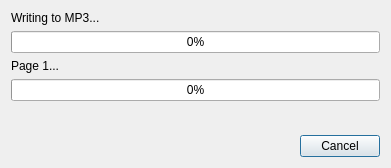
<?xml version="1.0" encoding="UTF-8"?>
<ui version="4.0">
 <class>SaveMP3ByPageDialog</class>
 <widget class="QDialog" name="SaveMP3ByPageDialog">
  <property name="windowModality">
   <enum>Qt::ApplicationModal</enum>
  </property>
  <property name="geometry">
   <rect>
    <x>0</x>
    <y>0</y>
    <width>391</width>
    <height>168</height>
   </rect>
  </property>
  <property name="windowTitle">
   <string>Saving By Page</string>
  </property>
  <property name="windowIcon">
   <iconset resource="../../resource.qrc">
    <normaloff>:/classic/icons/export_mp3_classic.png</normaloff>:/classic/icons/export_mp3_classic.png</iconset>
  </property>
  <property name="modal">
   <bool>true</bool>
  </property>
  <layout class="QVBoxLayout" name="verticalLayout">
   <item>
    <widget class="QLabel" name="statusLabel">
     <property name="text">
      <string>Writing to MP3...</string>
     </property>
    </widget>
   </item>
   <item>
    <widget class="QProgressBar" name="statusProgressBar">
     <property name="value">
      <number>0</number>
     </property>
    </widget>
   </item>
   <item>
    <widget class="QLabel" name="pageLabel">
     <property name="text">
      <string>Page 1...</string>
     </property>
    </widget>
   </item>
   <item>
    <widget class="QProgressBar" name="pageProgressBar">
     <property name="value">
      <number>0</number>
     </property>
    </widget>
   </item>
   <item>
    <spacer name="verticalSpacer">
     <property name="orientation">
      <enum>Qt::Vertical</enum>
     </property>
     <property name="sizeHint" stdset="0">
      <size>
       <width>20</width>
       <height>40</height>
      </size>
     </property>
    </spacer>
   </item>
   <item>
    <layout class="QHBoxLayout" name="horizontalLayout">
     <item>
      <spacer name="horizontalSpacer">
       <property name="orientation">
        <enum>Qt::Horizontal</enum>
       </property>
       <property name="sizeHint" stdset="0">
        <size>
         <width>40</width>
         <height>20</height>
        </size>
       </property>
      </spacer>
     </item>
     <item>
      <widget class="QPushButton" name="cancelButton">
       <property name="text">
        <string>Cancel</string>
       </property>
       <property name="icon">
        <iconset>
         <normaloff>:/icons/icons/dialog_close.png</normaloff>:/icons/icons/dialog_close.png</iconset>
       </property>
       <property name="shortcut">
        <string>Ctrl+S</string>
       </property>
      </widget>
     </item>
    </layout>
   </item>
  </layout>
 </widget>
 <resources>
  <include location="../../resource.qrc"/>
 </resources>
 <connections/>
</ui>
